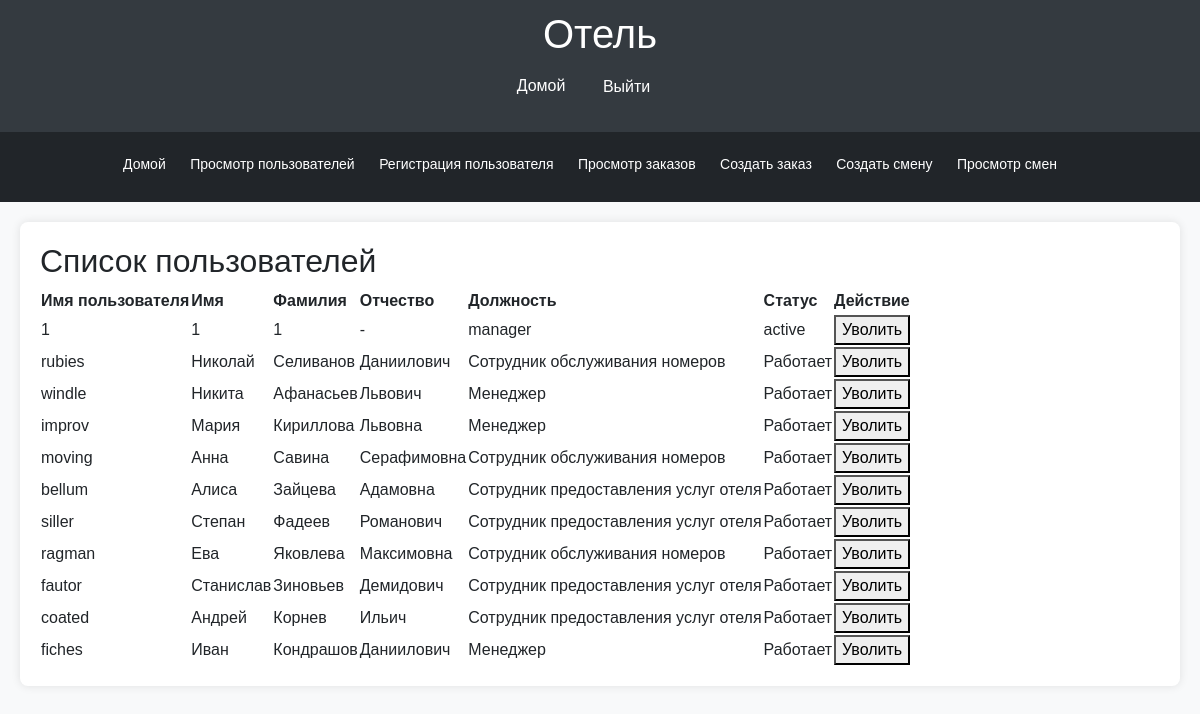
Before: /user_list/ (signed in) with the older database file.
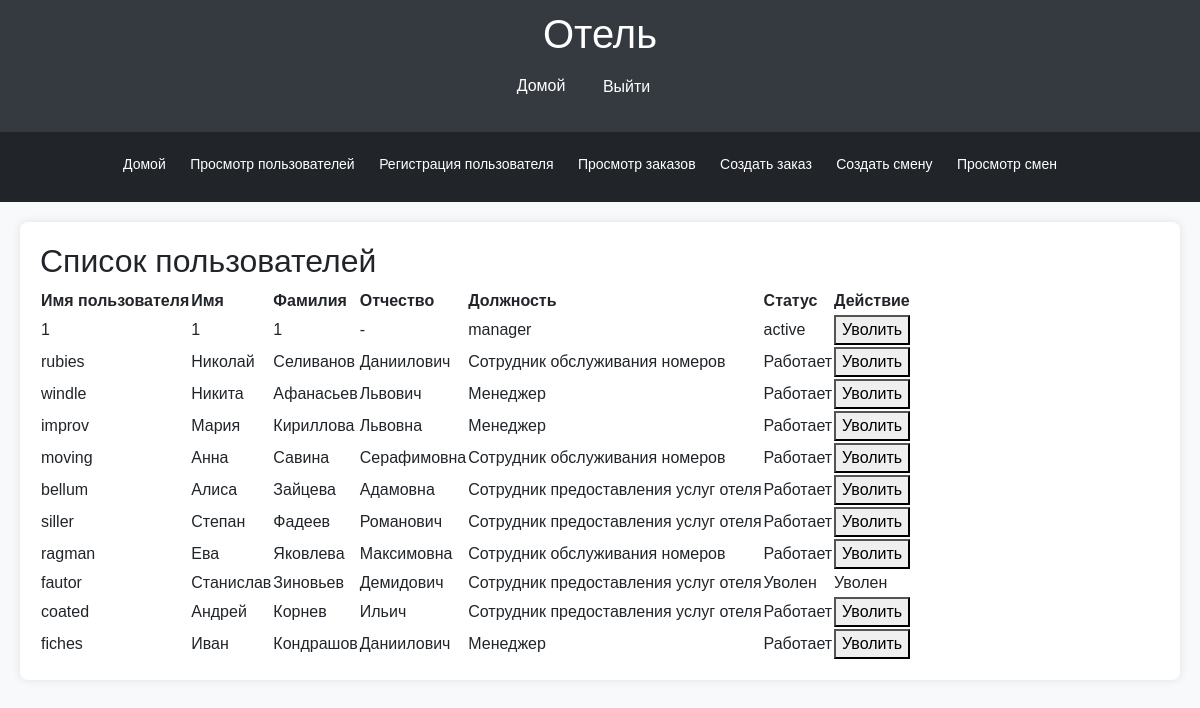
After: the same page with the newer database file.
### hotel/models.py (models this page shows)
class User(AbstractUser):
    ROLE_CHOICES = (
        ('менеджер', 'Менеджер'),
        ('сотрудник_обслуживания_номеров', 'Сотрудник обслуживания номеров'),
        ('сотрудник_предоставления_услуг', 'Сотрудник предоставления услуг отеля'),
    )
    STATUS_CHOICES = (
        ('работает', 'Работает'),
        ('уволен', 'Уволен'),
    )
    role = models.CharField(max_length=50, choices=ROLE_CHOICES)  # Роль пользователя
    first_name = models.CharField(max_length=30)  # Имя пользователя
    last_name = models.CharField(max_length=30)  # Фамилия пользователя
    father_name = models.CharField(max_length=30, default='-')  # Отчество пользователя
    status = models.CharField(max_length=30, choices=STATUS_CHOICES, default='работает')  # Статус пользователя

### hotel/views.py (the view)
# urls.py: path('user_list/', user_list, name='user_list'),
@login_required
def user_list(request):
    users = User.objects.all()  # Получение всех пользователей
    return render(request, 'hotel/user_list.html', {'users': users})

### hotel/templates/hotel/user_list.html (shortened to what this page needs)
{% extends 'base_generic.html' %}
{% block content %}
<div class="user-list-container">
    <h2>Список пользователей</h2>
    <table>
        <thead>
            <tr>
                <th>Имя пользователя</th>
                <th>Имя</th>
                <th>Фамилия</th>
                <th>Отчество</th>
                <th>Должность</th>
                <th>Статус</th>
                <th>Действие</th>
            </tr>
        </thead>
        <tbody>
            {% for user in users %}
                <tr>
                    <td>{{ user.username }}</td>
                    <td>{{ user.first_name }}</td>
                    <td>{{ user.last_name }}</td>
                    <td>{{ user.father_name }}</td>
                    <td>{{ user.get_role_display }}</td>
                    <td>{{ user.get_status_display }}</td>
                    <td>
                        {% if user.status != 'уволен' %}
                            <form method="post" action="{% url 'fire_user' user.id %}">
                                <button type="submit">Уволить</button>
                            </form>
                        {% else %}
                            Уволен
                        {% endif %}
                    </td>
                </tr>
            {% endfor %}
        </tbody>
    </table>
</div>
{% endblock %}

### hotel/templates/base_generic.html (shortened to what this page needs)
<!DOCTYPE html>
<html lang="ru">
<head>
    <link rel="stylesheet" href="https://stackpath.bootstrapcdn.com/bootstrap/4.5.2/css/bootstrap.min.css">
</head>
<body>
    <header>
        <h1>Отель</h1>
        <ul>
            <li><a href="{% url 'home' %}">Домой</a></li>
            {% if user.is_authenticated %}
            <li>
                <form action="{% url 'logout' %}" method="post" style="display:inline;">
                    <button type="submit" class="btn btn-link text-white">Выйти</button>
                </form>
            </li>
            {% endif %}
        </ul>
    </header>
    <nav class="dark-nav">
        <ul>
            <li><a href="{% url 'home' %}">Домой</a></li>
            {% if user.is_authenticated %}
                {% if user.role == 'manager' %}
                    <li><a href="{% url 'user_list' %}">Просмотр пользователей</a></li>
                    <li><a href="{% url 'register_user' %}">Регистрация пользователя</a></li>
                    <li><a href="{% url 'view_orders' %}">Просмотр заказов</a></li>
                    <li><a href="{% url 'create_order' %}">Создать заказ</a></li>
                    <li><a href="{% url 'assign_shift' %}">Создать смену</a></li>
                    <li><a href="{% url 'view_shifts' %}">Просмотр смен</a></li>
                {% elif user.role == 'сотрудник_обслуживания_номеров' %}
                    <li><a href="{% url 'create_order' %}">Создать заказ</a></li>
                    <li><a href="{% url 'view_orders' %}">Просмотр заказов</a></li>
                {% elif user.role == 'сотрудник_предоставления_услуг' %}
                    <li><a href="{% url 'view_orders' %}">Просмотр заказов</a></li>
                {% endif %}
            {% else %}
                <li><a href="{% url 'login' %}">Логин</a></li>
            {% endif %}
        </ul>
    </nav>
    <main>
        <div class="content-wrapper">
            {% block content %}
            {% endblock %}
        </div>
    </main>
</body>
</html>

### hotel/templates/base_generic.html (style rules this page uses)
body { font-family: Arial, sans-serif; background-color: #f8f9fa; margin: 0; padding: 0; }
header { background-color: #343a40; color: #ffffff; padding: 10px 0; text-align: center; }
header h1 { margin: 0; }
header ul { list-style-type: none; padding: 0; text-align: center; margin-top: 10px; }
header ul li { display: inline; margin-right: 20px; }
header ul li a { color: #ffffff; text-decoration: none; font-size: 16px; }
nav.dark-nav { background-color: #212529; color: #ffffff; padding: 10px 0; }
nav.dark-nav ul { list-style-type: none; padding: 0; text-align: center; margin-top: 10px; }
nav.dark-nav ul li { display: inline-block; margin-right: 20px; }
nav.dark-nav ul li a { color: #ffffff; text-decoration: none; font-size: 14px; }
main { padding: 20px; }
.content-wrapper { background-color: #ffffff; padding: 20px; border-radius: 8px; box-shadow: 0px 0px 10px rgba(0, 0, 0, 0.1); }

Changed rows visible on the page:
changed User "fautor": status "Работает" → "Уволен"; status "Уволить" → "Уволен"
